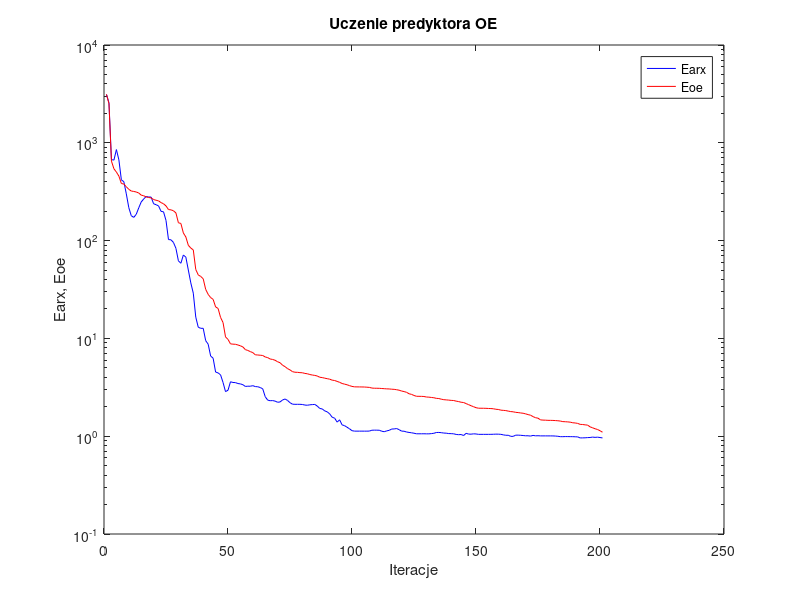
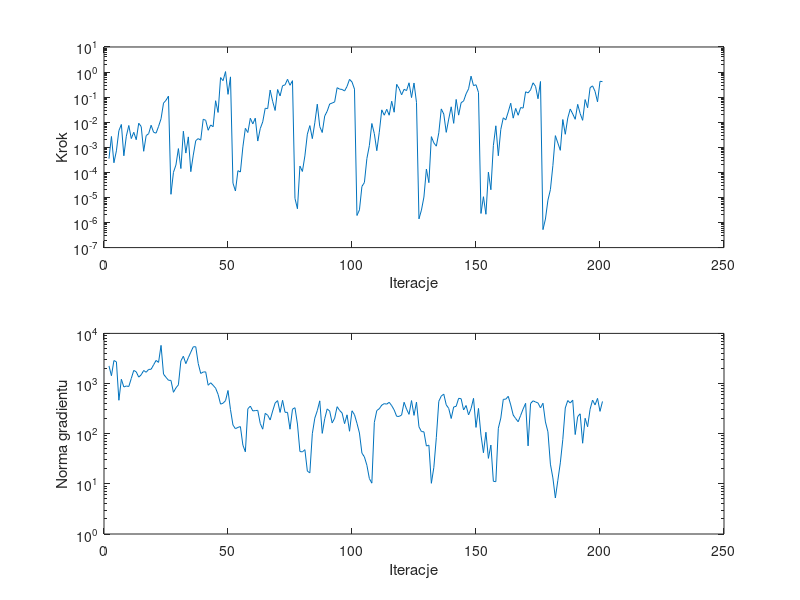

Write the MATLAB code that produced these figures, in order.
%uczenie predyktora oe
clear all;
n=0; farx(n+1)=3.116487e+003; foe(n+1)=3.131254e+003; wspucz(n+1)=0.000000e+000; ng(n+1)=0.000000e+000;
%odnowa zmiennej metryki
n=1; farx(n+1)=2.564571e+003; foe(n+1)=2.515146e+003; krok(n+1)=3.529670e-004; ng(n+1)=2.248998e+003;
n=2; farx(n+1)=6.729997e+002; foe(n+1)=6.497265e+002; krok(n+1)=2.700359e-003; ng(n+1)=1.432187e+003;
n=3; farx(n+1)=6.652854e+002; foe(n+1)=5.423104e+002; krok(n+1)=2.419010e-004; ng(n+1)=2.871877e+003;
n=4; farx(n+1)=8.524889e+002; foe(n+1)=5.020319e+002; krok(n+1)=7.213414e-004; ng(n+1)=2.710533e+003;
n=5; farx(n+1)=6.695851e+002; foe(n+1)=4.565807e+002; krok(n+1)=4.587536e-003; ng(n+1)=4.641280e+002;
n=6; farx(n+1)=4.181207e+002; foe(n+1)=3.834071e+002; krok(n+1)=8.130888e-003; ng(n+1)=1.217134e+003;
n=7; farx(n+1)=4.002019e+002; foe(n+1)=3.787880e+002; krok(n+1)=4.588786e-004; ng(n+1)=8.540852e+002;
n=8; farx(n+1)=3.002568e+002; foe(n+1)=3.553320e+002; krok(n+1)=2.774090e-003; ng(n+1)=8.930843e+002;
n=9; farx(n+1)=2.170871e+002; foe(n+1)=3.343521e+002; krok(n+1)=7.409251e-003; ng(n+1)=8.732938e+002;
n=10; farx(n+1)=1.795948e+002; foe(n+1)=3.211431e+002; krok(n+1)=2.223715e-003; ng(n+1)=1.263610e+003;
n=11; farx(n+1)=1.727063e+002; foe(n+1)=3.181980e+002; krok(n+1)=3.973596e-003; ng(n+1)=1.828765e+003;
n=12; farx(n+1)=1.857440e+002; foe(n+1)=3.140461e+002; krok(n+1)=2.007255e-003; ng(n+1)=1.710797e+003;
n=13; farx(n+1)=2.160268e+002; foe(n+1)=3.068297e+002; krok(n+1)=9.128410e-003; ng(n+1)=1.342544e+003;
n=14; farx(n+1)=2.481883e+002; foe(n+1)=2.916265e+002; krok(n+1)=6.699412e-003; ng(n+1)=1.494679e+003;
n=15; farx(n+1)=2.664323e+002; foe(n+1)=2.874697e+002; krok(n+1)=6.935224e-004; ng(n+1)=1.821468e+003;
n=16; farx(n+1)=2.821136e+002; foe(n+1)=2.798750e+002; krok(n+1)=2.926191e-003; ng(n+1)=1.679051e+003;
n=17; farx(n+1)=2.793899e+002; foe(n+1)=2.758448e+002; krok(n+1)=3.485222e-003; ng(n+1)=1.912669e+003;
n=18; farx(n+1)=2.785900e+002; foe(n+1)=2.733109e+002; krok(n+1)=7.566741e-003; ng(n+1)=1.926841e+003;
n=19; farx(n+1)=2.381129e+002; foe(n+1)=2.627993e+002; krok(n+1)=3.958029e-003; ng(n+1)=2.362888e+003;
n=20; farx(n+1)=2.327973e+002; foe(n+1)=2.586235e+002; krok(n+1)=3.671029e-003; ng(n+1)=2.891862e+003;
n=21; farx(n+1)=2.263744e+002; foe(n+1)=2.547433e+002; krok(n+1)=6.819101e-003; ng(n+1)=2.642037e+003;
n=22; farx(n+1)=1.990345e+002; foe(n+1)=2.447064e+002; krok(n+1)=1.370811e-002; ng(n+1)=5.772083e+003;
n=23; farx(n+1)=1.970794e+002; foe(n+1)=2.379731e+002; krok(n+1)=5.793922e-002; ng(n+1)=1.538412e+003;
n=24; farx(n+1)=1.607174e+002; foe(n+1)=2.262437e+002; krok(n+1)=7.487116e-002; ng(n+1)=1.330208e+003;
n=25; farx(n+1)=1.024557e+002; foe(n+1)=2.076762e+002; krok(n+1)=1.100035e-001; ng(n+1)=1.162126e+003;
%odnowa zmiennej metryki
n=26; farx(n+1)=1.019301e+002; foe(n+1)=2.062461e+002; krok(n+1)=1.335600e-005; ng(n+1)=1.155941e+003;
n=27; farx(n+1)=9.583778e+001; foe(n+1)=2.019605e+002; krok(n+1)=9.998579e-005; ng(n+1)=6.691940e+002;
n=28; farx(n+1)=8.335730e+001; foe(n+1)=1.917724e+002; krok(n+1)=1.965251e-004; ng(n+1)=8.186275e+002;
n=29; farx(n+1)=6.213081e+001; foe(n+1)=1.522033e+002; krok(n+1)=8.876006e-004; ng(n+1)=9.432448e+002;
n=30; farx(n+1)=5.865812e+001; foe(n+1)=1.496879e+002; krok(n+1)=1.420787e-004; ng(n+1)=2.828593e+003;
n=31; farx(n+1)=7.125754e+001; foe(n+1)=1.197190e+002; krok(n+1)=4.372259e-003; ng(n+1)=3.502800e+003;
n=32; farx(n+1)=6.777190e+001; foe(n+1)=1.089322e+002; krok(n+1)=5.878244e-004; ng(n+1)=2.494459e+003;
n=33; farx(n+1)=5.003626e+001; foe(n+1)=8.955207e+001; krok(n+1)=2.598953e-003; ng(n+1)=3.272793e+003;
n=34; farx(n+1)=3.696106e+001; foe(n+1)=8.388766e+001; krok(n+1)=1.066086e-004; ng(n+1)=4.223247e+003;
n=35; farx(n+1)=2.902700e+001; foe(n+1)=8.034389e+001; krok(n+1)=4.896899e-004; ng(n+1)=5.409501e+003;
n=36; farx(n+1)=1.651558e+001; foe(n+1)=5.064312e+001; krok(n+1)=1.846469e-003; ng(n+1)=5.417582e+003;
n=37; farx(n+1)=1.301521e+001; foe(n+1)=4.461251e+001; krok(n+1)=2.218843e-003; ng(n+1)=2.504070e+003;
n=38; farx(n+1)=1.267810e+001; foe(n+1)=4.300458e+001; krok(n+1)=1.928186e-003; ng(n+1)=1.589306e+003;
n=39; farx(n+1)=1.268698e+001; foe(n+1)=4.070298e+001; krok(n+1)=1.311143e-002; ng(n+1)=1.697386e+003;
n=40; farx(n+1)=9.485764e+000; foe(n+1)=3.170073e+001; krok(n+1)=1.192345e-002; ng(n+1)=1.710740e+003;
n=41; farx(n+1)=8.730861e+000; foe(n+1)=2.819806e+001; krok(n+1)=4.766707e-003; ng(n+1)=9.248411e+002;
n=42; farx(n+1)=6.603862e+000; foe(n+1)=2.614359e+001; krok(n+1)=7.767283e-003; ng(n+1)=1.035463e+003;
n=43; farx(n+1)=6.275283e+000; foe(n+1)=2.508090e+001; krok(n+1)=6.607631e-003; ng(n+1)=9.226223e+002;
n=44; farx(n+1)=4.527866e+000; foe(n+1)=2.099022e+001; krok(n+1)=7.197563e-002; ng(n+1)=8.084445e+002;
n=45; farx(n+1)=4.439201e+000; foe(n+1)=2.025827e+001; krok(n+1)=2.452306e-002; ng(n+1)=6.083282e+002;
n=46; farx(n+1)=4.240357e+000; foe(n+1)=1.638300e+001; krok(n+1)=6.026971e-001; ng(n+1)=3.887868e+002;
n=47; farx(n+1)=3.541861e+000; foe(n+1)=1.451510e+001; krok(n+1)=4.536903e-001; ng(n+1)=4.057451e+002;
n=48; farx(n+1)=2.856348e+000; foe(n+1)=1.036315e+001; krok(n+1)=1.044632e+000; ng(n+1)=4.558396e+002;
n=49; farx(n+1)=2.952286e+000; foe(n+1)=9.766848e+000; krok(n+1)=1.292164e-001; ng(n+1)=7.270040e+002;
n=50; farx(n+1)=3.602832e+000; foe(n+1)=8.794063e+000; krok(n+1)=6.428475e-001; ng(n+1)=3.024558e+002;
%odnowa zmiennej metryki
n=51; farx(n+1)=3.541862e+000; foe(n+1)=8.732077e+000; krok(n+1)=3.709122e-005; ng(n+1)=1.488168e+002;
n=52; farx(n+1)=3.533425e+000; foe(n+1)=8.707784e+000; krok(n+1)=1.806531e-005; ng(n+1)=1.256895e+002;
n=53; farx(n+1)=3.454319e+000; foe(n+1)=8.563786e+000; krok(n+1)=1.169035e-004; ng(n+1)=1.336562e+002;
n=54; farx(n+1)=3.426893e+000; foe(n+1)=8.404337e+000; krok(n+1)=1.032442e-004; ng(n+1)=1.384987e+002;
n=55; farx(n+1)=3.362009e+000; foe(n+1)=8.174519e+000; krok(n+1)=1.037622e-003; ng(n+1)=5.921654e+001;
n=56; farx(n+1)=3.227522e+000; foe(n+1)=7.680619e+000; krok(n+1)=5.711090e-003; ng(n+1)=4.356328e+001;
n=57; farx(n+1)=3.246612e+000; foe(n+1)=7.527586e+000; krok(n+1)=3.883641e-003; ng(n+1)=3.142576e+002;
n=58; farx(n+1)=3.243047e+000; foe(n+1)=7.327187e+000; krok(n+1)=1.438335e-002; ng(n+1)=3.547703e+002;
n=59; farx(n+1)=3.286933e+000; foe(n+1)=7.157853e+000; krok(n+1)=8.580693e-003; ng(n+1)=2.847650e+002;
n=60; farx(n+1)=3.216170e+000; foe(n+1)=6.796912e+000; krok(n+1)=1.448480e-002; ng(n+1)=2.889294e+002;
n=61; farx(n+1)=3.203931e+000; foe(n+1)=6.766628e+000; krok(n+1)=1.772228e-003; ng(n+1)=2.921410e+002;
n=62; farx(n+1)=3.144812e+000; foe(n+1)=6.728502e+000; krok(n+1)=5.557598e-003; ng(n+1)=1.597512e+002;
n=63; farx(n+1)=3.052839e+000; foe(n+1)=6.687706e+000; krok(n+1)=1.033570e-002; ng(n+1)=1.230341e+002;
n=64; farx(n+1)=2.535217e+000; foe(n+1)=6.459731e+000; krok(n+1)=3.607652e-002; ng(n+1)=2.546190e+002;
n=65; farx(n+1)=2.338784e+000; foe(n+1)=6.363284e+000; krok(n+1)=3.477029e-002; ng(n+1)=2.332738e+002;
n=66; farx(n+1)=2.305892e+000; foe(n+1)=6.155941e+000; krok(n+1)=1.914311e-001; ng(n+1)=1.878770e+002;
n=67; farx(n+1)=2.313194e+000; foe(n+1)=6.092217e+000; krok(n+1)=6.814773e-002; ng(n+1)=2.827575e+002;
n=68; farx(n+1)=2.284680e+000; foe(n+1)=5.975420e+000; krok(n+1)=2.936823e-002; ng(n+1)=4.077806e+002;
n=69; farx(n+1)=2.224156e+000; foe(n+1)=5.772110e+000; krok(n+1)=2.016994e-001; ng(n+1)=4.565696e+002;
n=70; farx(n+1)=2.239709e+000; foe(n+1)=5.636291e+000; krok(n+1)=1.116954e-001; ng(n+1)=2.655166e+002;
n=71; farx(n+1)=2.347776e+000; foe(n+1)=5.316503e+000; krok(n+1)=2.857373e-001; ng(n+1)=4.635580e+002;
n=72; farx(n+1)=2.401643e+000; foe(n+1)=5.143161e+000; krok(n+1)=3.083795e-001; ng(n+1)=2.669698e+002;
n=73; farx(n+1)=2.322283e+000; foe(n+1)=4.910389e+000; krok(n+1)=5.154350e-001; ng(n+1)=2.662254e+002;
n=74; farx(n+1)=2.201818e+000; foe(n+1)=4.763447e+000; krok(n+1)=2.969638e-001; ng(n+1)=1.228649e+002;
n=75; farx(n+1)=2.125250e+000; foe(n+1)=4.572003e+000; krok(n+1)=4.547265e-001; ng(n+1)=3.078247e+002;
%odnowa zmiennej metryki
n=76; farx(n+1)=2.118497e+000; foe(n+1)=4.507877e+000; krok(n+1)=9.165986e-006; ng(n+1)=3.299034e+002;
n=77; farx(n+1)=2.118916e+000; foe(n+1)=4.499447e+000; krok(n+1)=3.543026e-006; ng(n+1)=1.558508e+002;
n=78; farx(n+1)=2.118657e+000; foe(n+1)=4.467276e+000; krok(n+1)=1.781286e-004; ng(n+1)=4.405407e+001;
n=79; farx(n+1)=2.109796e+000; foe(n+1)=4.453898e+000; krok(n+1)=1.085565e-004; ng(n+1)=4.341911e+001;
n=80; farx(n+1)=2.082088e+000; foe(n+1)=4.383498e+000; krok(n+1)=4.526501e-004; ng(n+1)=4.808825e+001;
n=81; farx(n+1)=2.072816e+000; foe(n+1)=4.350217e+000; krok(n+1)=3.349706e-003; ng(n+1)=1.791747e+001;
n=82; farx(n+1)=2.094708e+000; foe(n+1)=4.271311e+000; krok(n+1)=7.321912e-003; ng(n+1)=1.658735e+001;
n=83; farx(n+1)=2.104684e+000; foe(n+1)=4.222427e+000; krok(n+1)=2.213894e-003; ng(n+1)=9.989428e+001;
n=84; farx(n+1)=2.113367e+000; foe(n+1)=4.183865e+000; krok(n+1)=9.447410e-003; ng(n+1)=2.041676e+002;
n=85; farx(n+1)=2.032810e+000; foe(n+1)=4.126029e+000; krok(n+1)=5.234463e-002; ng(n+1)=2.875837e+002;
n=86; farx(n+1)=1.921809e+000; foe(n+1)=4.006307e+000; krok(n+1)=6.700076e-003; ng(n+1)=4.518601e+002;
n=87; farx(n+1)=1.900133e+000; foe(n+1)=3.977059e+000; krok(n+1)=3.883641e-003; ng(n+1)=1.015372e+002;
n=88; farx(n+1)=1.815504e+000; foe(n+1)=3.919712e+000; krok(n+1)=1.771116e-002; ng(n+1)=1.991511e+002;
n=89; farx(n+1)=1.774947e+000; foe(n+1)=3.875117e+000; krok(n+1)=2.757245e-002; ng(n+1)=3.120569e+002;
n=90; farx(n+1)=1.692063e+000; foe(n+1)=3.828450e+000; krok(n+1)=5.335388e-002; ng(n+1)=2.821215e+002;
n=91; farx(n+1)=1.563348e+000; foe(n+1)=3.742816e+000; krok(n+1)=5.801457e-002; ng(n+1)=1.639058e+002;
n=92; farx(n+1)=1.529303e+000; foe(n+1)=3.709767e+000; krok(n+1)=6.458581e-002; ng(n+1)=2.034415e+002;
n=93; farx(n+1)=1.393320e+000; foe(n+1)=3.634679e+000; krok(n+1)=2.381694e-001; ng(n+1)=3.456745e+002;
n=94; farx(n+1)=1.471209e+000; foe(n+1)=3.556421e+000; krok(n+1)=2.085952e-001; ng(n+1)=2.911239e+002;
n=95; farx(n+1)=1.306092e+000; foe(n+1)=3.460580e+000; krok(n+1)=2.031949e-001; ng(n+1)=2.590957e+002;
n=96; farx(n+1)=1.281664e+000; foe(n+1)=3.406415e+000; krok(n+1)=1.752988e-001; ng(n+1)=1.587325e+002;
n=97; farx(n+1)=1.235009e+000; foe(n+1)=3.357214e+000; krok(n+1)=2.681247e-001; ng(n+1)=2.378296e+002;
n=98; farx(n+1)=1.190660e+000; foe(n+1)=3.289414e+000; krok(n+1)=5.115815e-001; ng(n+1)=1.118856e+002;
n=99; farx(n+1)=1.138997e+000; foe(n+1)=3.229385e+000; krok(n+1)=4.027995e-001; ng(n+1)=2.863273e+002;
n=100; farx(n+1)=1.126833e+000; foe(n+1)=3.196970e+000; krok(n+1)=2.089206e-001; ng(n+1)=2.393725e+002;
%odnowa zmiennej metryki
n=101; farx(n+1)=1.126839e+000; foe(n+1)=3.193122e+000; krok(n+1)=1.906559e-006; ng(n+1)=1.613037e+002;
n=102; farx(n+1)=1.126551e+000; foe(n+1)=3.191029e+000; krok(n+1)=3.197003e-006; ng(n+1)=1.031325e+002;
n=103; farx(n+1)=1.126953e+000; foe(n+1)=3.187566e+000; krok(n+1)=2.746916e-005; ng(n+1)=4.102141e+001;
n=104; farx(n+1)=1.126255e+000; foe(n+1)=3.184009e+000; krok(n+1)=3.934497e-005; ng(n+1)=3.446149e+001;
n=105; farx(n+1)=1.126669e+000; foe(n+1)=3.169946e+000; krok(n+1)=3.569431e-004; ng(n+1)=2.353203e+001;
n=106; farx(n+1)=1.128388e+000; foe(n+1)=3.155599e+000; krok(n+1)=1.170971e-003; ng(n+1)=1.276706e+001;
n=107; farx(n+1)=1.150824e+000; foe(n+1)=3.106901e+000; krok(n+1)=8.894860e-003; ng(n+1)=1.032354e+001;
n=108; farx(n+1)=1.153319e+000; foe(n+1)=3.094217e+000; krok(n+1)=3.514634e-003; ng(n+1)=1.677783e+002;
n=109; farx(n+1)=1.152516e+000; foe(n+1)=3.091880e+000; krok(n+1)=7.315478e-004; ng(n+1)=2.899470e+002;
n=110; farx(n+1)=1.150808e+000; foe(n+1)=3.087550e+000; krok(n+1)=3.973596e-003; ng(n+1)=3.142908e+002;
n=111; farx(n+1)=1.124235e+000; foe(n+1)=3.073908e+000; krok(n+1)=3.112337e-002; ng(n+1)=3.712751e+002;
n=112; farx(n+1)=1.111704e+000; foe(n+1)=3.061159e+000; krok(n+1)=1.901096e-002; ng(n+1)=3.975808e+002;
n=113; farx(n+1)=1.133637e+000; foe(n+1)=3.047999e+000; krok(n+1)=3.281725e-002; ng(n+1)=3.884127e+002;
n=114; farx(n+1)=1.148149e+000; foe(n+1)=3.042333e+000; krok(n+1)=1.899071e-002; ng(n+1)=4.227824e+002;
n=115; farx(n+1)=1.183937e+000; foe(n+1)=3.024302e+000; krok(n+1)=6.864555e-002; ng(n+1)=3.621609e+002;
n=116; farx(n+1)=1.186688e+000; foe(n+1)=3.013628e+000; krok(n+1)=2.502768e-002; ng(n+1)=2.979291e+002;
n=117; farx(n+1)=1.197721e+000; foe(n+1)=2.987399e+000; krok(n+1)=3.238984e-001; ng(n+1)=2.221207e+002;
n=118; farx(n+1)=1.166110e+000; foe(n+1)=2.953016e+000; krok(n+1)=2.209722e-001; ng(n+1)=2.211961e+002;
n=119; farx(n+1)=1.127297e+000; foe(n+1)=2.896680e+000; krok(n+1)=1.238254e-001; ng(n+1)=2.354635e+002;
n=120; farx(n+1)=1.124221e+000; foe(n+1)=2.860327e+000; krok(n+1)=2.051030e-001; ng(n+1)=4.236492e+002;
n=121; farx(n+1)=1.104115e+000; foe(n+1)=2.810890e+000; krok(n+1)=1.827549e-001; ng(n+1)=3.089639e+002;
n=122; farx(n+1)=1.092619e+000; foe(n+1)=2.716912e+000; krok(n+1)=3.730776e-001; ng(n+1)=2.430334e+002;
n=123; farx(n+1)=1.083899e+000; foe(n+1)=2.676839e+000; krok(n+1)=9.595947e-002; ng(n+1)=4.575681e+002;
n=124; farx(n+1)=1.072533e+000; foe(n+1)=2.609338e+000; krok(n+1)=3.655097e-001; ng(n+1)=2.318887e+002;
n=125; farx(n+1)=1.058566e+000; foe(n+1)=2.559466e+000; krok(n+1)=6.189726e-002; ng(n+1)=4.265096e+002;
%odnowa zmiennej metryki
n=126; farx(n+1)=1.058507e+000; foe(n+1)=2.557632e+000; krok(n+1)=1.399295e-006; ng(n+1)=1.371477e+002;
n=127; farx(n+1)=1.058525e+000; foe(n+1)=2.554841e+000; krok(n+1)=3.137219e-006; ng(n+1)=1.103090e+002;
n=128; farx(n+1)=1.059131e+000; foe(n+1)=2.547127e+000; krok(n+1)=1.038706e-005; ng(n+1)=1.090650e+002;
n=129; farx(n+1)=1.057388e+000; foe(n+1)=2.516429e+000; krok(n+1)=1.355338e-004; ng(n+1)=5.675322e+001;
n=130; farx(n+1)=1.057213e+000; foe(n+1)=2.507664e+000; krok(n+1)=3.886698e-005; ng(n+1)=5.921004e+001;
n=131; farx(n+1)=1.063033e+000; foe(n+1)=2.490341e+000; krok(n+1)=2.660052e-003; ng(n+1)=1.025667e+001;
n=132; farx(n+1)=1.071224e+000; foe(n+1)=2.473264e+000; krok(n+1)=1.499941e-003; ng(n+1)=2.128120e+001;
n=133; farx(n+1)=1.090960e+000; foe(n+1)=2.437856e+000; krok(n+1)=1.109507e-003; ng(n+1)=8.347867e+001;
n=134; farx(n+1)=1.092643e+000; foe(n+1)=2.427936e+000; krok(n+1)=3.792794e-003; ng(n+1)=4.424742e+002;
n=135; farx(n+1)=1.086676e+000; foe(n+1)=2.391110e+000; krok(n+1)=3.389322e-002; ng(n+1)=5.631752e+002;
n=136; farx(n+1)=1.077172e+000; foe(n+1)=2.363157e+000; krok(n+1)=2.113198e-002; ng(n+1)=6.150842e+002;
n=137; farx(n+1)=1.073765e+000; foe(n+1)=2.351712e+000; krok(n+1)=3.941672e-003; ng(n+1)=3.761953e+002;
n=138; farx(n+1)=1.063938e+000; foe(n+1)=2.339211e+000; krok(n+1)=1.333847e-002; ng(n+1)=3.191481e+002;
n=139; farx(n+1)=1.062182e+000; foe(n+1)=2.324207e+000; krok(n+1)=4.111242e-002; ng(n+1)=2.009345e+002;
n=140; farx(n+1)=1.057949e+000; foe(n+1)=2.316754e+000; krok(n+1)=9.016309e-003; ng(n+1)=3.411094e+002;
n=141; farx(n+1)=1.042544e+000; foe(n+1)=2.283362e+000; krok(n+1)=8.100548e-002; ng(n+1)=3.513495e+002;
n=142; farx(n+1)=1.036379e+000; foe(n+1)=2.259253e+000; krok(n+1)=1.915230e-002; ng(n+1)=5.078686e+002;
n=143; farx(n+1)=1.040429e+000; foe(n+1)=2.224824e+000; krok(n+1)=6.004768e-002; ng(n+1)=4.980378e+002;
n=144; farx(n+1)=1.016371e+000; foe(n+1)=2.210140e+000; krok(n+1)=6.995615e-002; ng(n+1)=2.968781e+002;
n=145; farx(n+1)=1.069950e+000; foe(n+1)=2.154903e+000; krok(n+1)=1.355389e-001; ng(n+1)=3.648470e+002;
n=146; farx(n+1)=1.051715e+000; foe(n+1)=2.103207e+000; krok(n+1)=2.143812e-001; ng(n+1)=2.368448e+002;
n=147; farx(n+1)=1.048530e+000; foe(n+1)=2.049615e+000; krok(n+1)=6.871474e-001; ng(n+1)=3.156213e+002;
n=148; farx(n+1)=1.057342e+000; foe(n+1)=2.003555e+000; krok(n+1)=2.869393e-001; ng(n+1)=5.065770e+002;
n=149; farx(n+1)=1.054117e+000; foe(n+1)=1.956911e+000; krok(n+1)=3.123324e-001; ng(n+1)=1.334916e+002;
n=150; farx(n+1)=1.044589e+000; foe(n+1)=1.933030e+000; krok(n+1)=1.536116e-001; ng(n+1)=3.194323e+002;
%odnowa zmiennej metryki
n=151; farx(n+1)=1.044576e+000; foe(n+1)=1.931879e+000; krok(n+1)=2.296189e-006; ng(n+1)=9.382331e+001;
n=152; farx(n+1)=1.044592e+000; foe(n+1)=1.930581e+000; krok(n+1)=1.069939e-005; ng(n+1)=4.171385e+001;
n=153; farx(n+1)=1.044637e+000; foe(n+1)=1.927895e+000; krok(n+1)=2.134892e-006; ng(n+1)=1.069928e+002;
n=154; farx(n+1)=1.044545e+000; foe(n+1)=1.921224e+000; krok(n+1)=1.019540e-004; ng(n+1)=3.221437e+001;
n=155; farx(n+1)=1.045045e+000; foe(n+1)=1.917281e+000; krok(n+1)=2.027520e-005; ng(n+1)=5.933925e+001;
n=156; farx(n+1)=1.046836e+000; foe(n+1)=1.908265e+000; krok(n+1)=1.169862e-003; ng(n+1)=1.124180e+001;
n=157; farx(n+1)=1.049858e+000; foe(n+1)=1.885199e+000; krok(n+1)=7.191611e-003; ng(n+1)=1.104937e+001;
n=158; farx(n+1)=1.048921e+000; foe(n+1)=1.876687e+000; krok(n+1)=4.604034e-004; ng(n+1)=1.281427e+002;
n=159; farx(n+1)=1.045237e+000; foe(n+1)=1.846748e+000; krok(n+1)=5.173682e-003; ng(n+1)=2.047374e+002;
n=160; farx(n+1)=1.032324e+000; foe(n+1)=1.837665e+000; krok(n+1)=1.500979e-002; ng(n+1)=4.840020e+002;
n=161; farx(n+1)=1.022074e+000; foe(n+1)=1.827996e+000; krok(n+1)=1.238677e-002; ng(n+1)=4.883608e+002;
n=162; farx(n+1)=1.022051e+000; foe(n+1)=1.805751e+000; krok(n+1)=2.580064e-002; ng(n+1)=5.569083e+002;
n=163; farx(n+1)=9.968624e-001; foe(n+1)=1.785328e+000; krok(n+1)=5.716001e-002; ng(n+1)=3.750612e+002;
n=164; farx(n+1)=9.964299e-001; foe(n+1)=1.776283e+000; krok(n+1)=1.450364e-002; ng(n+1)=2.355351e+002;
n=165; farx(n+1)=1.024572e+000; foe(n+1)=1.753583e+000; krok(n+1)=3.552033e-002; ng(n+1)=2.003793e+002;
n=166; farx(n+1)=1.025446e+000; foe(n+1)=1.744550e+000; krok(n+1)=1.893212e-002; ng(n+1)=1.729689e+002;
n=167; farx(n+1)=1.021682e+000; foe(n+1)=1.728606e+000; krok(n+1)=3.847317e-002; ng(n+1)=2.315512e+002;
n=168; farx(n+1)=1.016185e+000; foe(n+1)=1.716686e+000; krok(n+1)=3.650930e-002; ng(n+1)=3.108935e+002;
n=169; farx(n+1)=1.009814e+000; foe(n+1)=1.692600e+000; krok(n+1)=1.634459e-001; ng(n+1)=4.035079e+002;
n=170; farx(n+1)=1.010504e+000; foe(n+1)=1.662689e+000; krok(n+1)=1.474115e-001; ng(n+1)=5.716079e+001;
n=171; farx(n+1)=1.002857e+000; foe(n+1)=1.640098e+000; krok(n+1)=1.951976e-001; ng(n+1)=3.994247e+002;
n=172; farx(n+1)=1.019144e+000; foe(n+1)=1.585861e+000; krok(n+1)=3.730916e-001; ng(n+1)=4.527710e+002;
n=173; farx(n+1)=1.009038e+000; foe(n+1)=1.546245e+000; krok(n+1)=2.693452e-001; ng(n+1)=4.295157e+002;
n=174; farx(n+1)=1.011245e+000; foe(n+1)=1.528529e+000; krok(n+1)=8.625198e-002; ng(n+1)=4.093611e+002;
n=175; farx(n+1)=1.007670e+000; foe(n+1)=1.468585e+000; krok(n+1)=4.206609e-001; ng(n+1)=3.277851e+002;
%odnowa zmiennej metryki
n=176; farx(n+1)=1.007588e+000; foe(n+1)=1.461112e+000; krok(n+1)=5.208278e-007; ng(n+1)=4.050194e+002;
n=177; farx(n+1)=1.007554e+000; foe(n+1)=1.458437e+000; krok(n+1)=1.380696e-006; ng(n+1)=1.713792e+002;
n=178; farx(n+1)=1.007190e+000; foe(n+1)=1.452903e+000; krok(n+1)=7.794783e-006; ng(n+1)=1.092254e+002;
n=179; farx(n+1)=1.007176e+000; foe(n+1)=1.451922e+000; krok(n+1)=2.044242e-005; ng(n+1)=2.472941e+001;
n=180; farx(n+1)=1.006634e+000; foe(n+1)=1.449933e+000; krok(n+1)=1.874208e-004; ng(n+1)=1.313511e+001;
n=181; farx(n+1)=1.003448e+000; foe(n+1)=1.445086e+000; krok(n+1)=2.914778e-003; ng(n+1)=5.227552e+000;
n=182; farx(n+1)=9.983760e-001; foe(n+1)=1.438855e+000; krok(n+1)=1.476722e-003; ng(n+1)=1.177273e+001;
n=183; farx(n+1)=9.891552e-001; foe(n+1)=1.428482e+000; krok(n+1)=7.567049e-004; ng(n+1)=2.622925e+001;
n=184; farx(n+1)=9.888697e-001; foe(n+1)=1.410316e+000; krok(n+1)=1.282772e-002; ng(n+1)=7.669462e+001;
n=185; farx(n+1)=9.913434e-001; foe(n+1)=1.406098e+000; krok(n+1)=3.303309e-003; ng(n+1)=3.259428e+002;
n=186; farx(n+1)=9.909310e-001; foe(n+1)=1.400571e+000; krok(n+1)=1.473291e-002; ng(n+1)=4.582289e+002;
n=187; farx(n+1)=9.896920e-001; foe(n+1)=1.391591e+000; krok(n+1)=3.360874e-002; ng(n+1)=4.092868e+002;
n=188; farx(n+1)=9.890949e-001; foe(n+1)=1.372274e+000; krok(n+1)=2.142882e-002; ng(n+1)=4.668345e+002;
n=189; farx(n+1)=9.864064e-001; foe(n+1)=1.365644e+000; krok(n+1)=1.308616e-002; ng(n+1)=9.617995e+001;
n=190; farx(n+1)=9.841041e-001; foe(n+1)=1.352066e+000; krok(n+1)=5.157588e-002; ng(n+1)=2.189329e+002;
n=191; farx(n+1)=9.599542e-001; foe(n+1)=1.321158e+000; krok(n+1)=2.219272e-002; ng(n+1)=2.492211e+002;
n=192; farx(n+1)=9.616493e-001; foe(n+1)=1.317250e+000; krok(n+1)=1.189189e-002; ng(n+1)=6.454867e+001;
n=193; farx(n+1)=9.631119e-001; foe(n+1)=1.306291e+000; krok(n+1)=8.000730e-002; ng(n+1)=2.030512e+002;
n=194; farx(n+1)=9.678671e-001; foe(n+1)=1.298619e+000; krok(n+1)=3.778964e-002; ng(n+1)=1.375667e+002;
n=195; farx(n+1)=9.698736e-001; foe(n+1)=1.246510e+000; krok(n+1)=2.382113e-001; ng(n+1)=3.072302e+002;
n=196; farx(n+1)=9.793765e-001; foe(n+1)=1.219228e+000; krok(n+1)=2.815910e-001; ng(n+1)=4.676067e+002;
n=197; farx(n+1)=9.727653e-001; foe(n+1)=1.192293e+000; krok(n+1)=1.702433e-001; ng(n+1)=3.750471e+002;
n=198; farx(n+1)=9.776973e-001; foe(n+1)=1.171167e+000; krok(n+1)=6.486639e-002; ng(n+1)=5.058310e+002;
n=199; farx(n+1)=9.693229e-001; foe(n+1)=1.137633e+000; krok(n+1)=4.288049e-001; ng(n+1)=2.788402e+002;
n=200; farx(n+1)=9.602279e-001; foe(n+1)=1.098649e+000; krok(n+1)=4.158012e-001; ng(n+1)=4.396491e+002;

figure; semilogy(farx,'b'); hold on; semilogy(foe,'r'); xlabel('Iteracje'); ylabel('Earx, Eoe'); legend('Earx','Eoe'); title('Uczenie predyktora OE');
figure; subplot(2,1,1); semilogy(krok); xlabel('Iteracje'); ylabel('Krok');
subplot(2,1,2); semilogy(ng); xlabel('Iteracje'); ylabel('Norma gradientu');
Earx=farx(n+1)
Eoe=foe(n+1)
